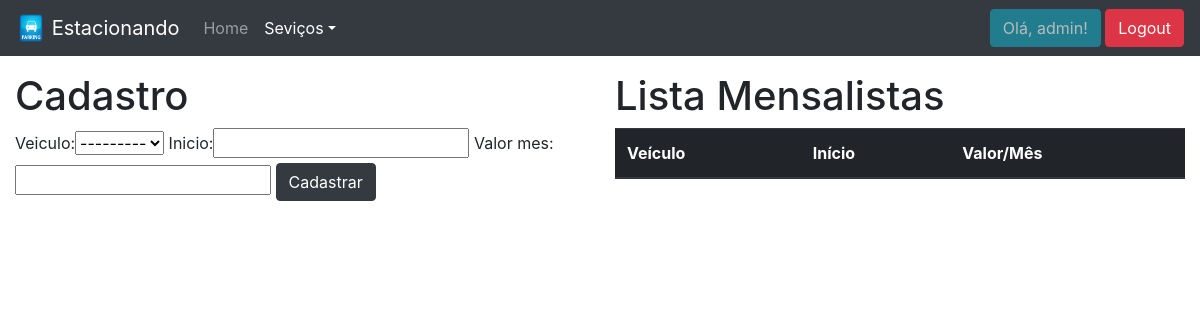
/sistema/mensalistas/ (signed in), run on an earlier commit of the app's database.
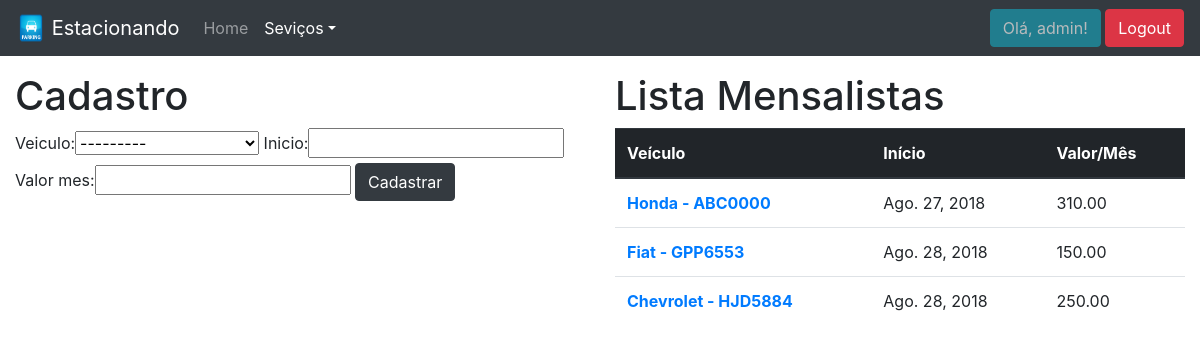
And on a later commit of the database.
### core/models.py (models this page shows, shortened)
class Mensalista(models.Model):
    veiculo = models.ForeignKey(Veiculo, on_delete=models.PROTECT)
    inicio = models.DateField()
    valor_mes = models.DecimalField(max_digits=6, decimal_places=2)

class Veiculo(models.Model):
    marca = models.ForeignKey(Marca, on_delete=models.PROTECT)
    placa = models.CharField(max_length=7)
    proprietario = models.ForeignKey(Pessoa, on_delete=models.PROTECT)
    cor = models.CharField(max_length=15)
    observacoes = models.TextField(blank=True, null=True)
    def __str__(self):
        return str(self.marca) + ' - ' + self.placa

class Marca(models.Model):
    nome = models.CharField(max_length=50)
    def __str__(self):
        return self.nome

### core/views.py (the view)
# urls.py: path('mensalistas/', lista_mensalistas, name='core_lista_mensalistas'),
@login_required
def lista_mensalistas(request):
    mensalistas = Mensalista.objects.all()
    form = MensalistaForm()
    dados = {'mensalistas' : mensalistas, 'form' : form}
    return render(request, 'core/lista_mensalistas.html', dados)

### core/form.py
class MensalistaForm(ModelForm):
    class Meta:
        model = Mensalista
        fields = '__all__'

### templates/core/lista_mensalistas.html (shortened to what this page needs)
{% extends 'core/base.html' %}
{% load static %}
{% load bootstrap %}
{% block menu %}
    <nav class="navbar fixed-top navbar-dark bg-dark navbar-expand-lg">
        <a class="navbar-brand" href="{% url 'website_home' %}">
            <img src="{% static 'img/CarParkingSign.png' %}" width="30" height="30" class="d-inline-block align-top" alt="">
            Estacionando
        </a>
        <div class="collapse navbar-collapse" id="navbarSupportedContent">
            <ul class="navbar-nav mr-auto">
                <li class="nav-item">
                    <a class="nav-link" href="{% url 'core_home' %}">Home</a>
                </li>
                <li class="nav-item dropdown active">
                    <a class="nav-link dropdown-toggle" href="#" id="navbarDropdown" role="button" data-toggle="dropdown" aria-haspopup="true" aria-expanded="false">Seviços</a>
                </li>
            </ul>
            <ul class="navbar-nav">
                {% if user.is_authenticated %}
                    <li class="nav-item">
                        <a class="btn btn-info disabled" href="">Olá, {{ user }}!</a>
                        <a class="btn btn-danger" href="{% url 'logout' %}">Logout</a>
                    </li>
                {% else %}
                    <li class="nav-item">
                        <a class="nav-link" href="{% url 'login' %}">Login</a>
                    </li>
                {% endif %}
            </ul>
        </div>
    </nav>
{% endblock %}
{% block main %}
    <div class="row">
        <div class="col-sm-6">
            <h1>Cadastro</h1>
            <form action="{% url 'core_novo_mensalista' %}" method="POST">
                {{ form|bootstrap }}
                <button type="submit" class="btn btn-dark">Cadastrar</button>
            </form>
        </div>
        <div class="col-sm-6">
            <h1>Lista Mensalistas</h1>
            <table class="table">
                <thead class="thead-dark">
                    <tr>
                        <th scope="col">Veículo</th>
                        <th scope="col">Início</th>
                        <th scope="col">Valor/Mês</th>
                    </tr>
                </thead>
                <tbody>
                    {% for mensalista in mensalistas %}
                        <tr>
                            <th scope="row"><a href="{% url 'core_update_mensalista' mensalista.id %}">{{ mensalista.veiculo }}</a></th>
                            <td>{{ mensalista.inicio }}</td>
                            <td>{{ mensalista.valor_mes }}</td>
                        </tr>
                    {% endfor %}
                </tbody>
            </table>
        </div>
    </div>
{% endblock %}

What changed in the data, as far as the page shows it:
added Mensalista: veiculo "Honda - ABC0000", inicio "Ago. 27, 2018", valor_mes "310.00"
added Mensalista: veiculo "Fiat - GPP6553", inicio "Ago. 28, 2018", valor_mes "150.00"
added Mensalista: veiculo "Chevrolet - HJD5884", inicio "Ago. 28, 2018", valor_mes "250.00"
